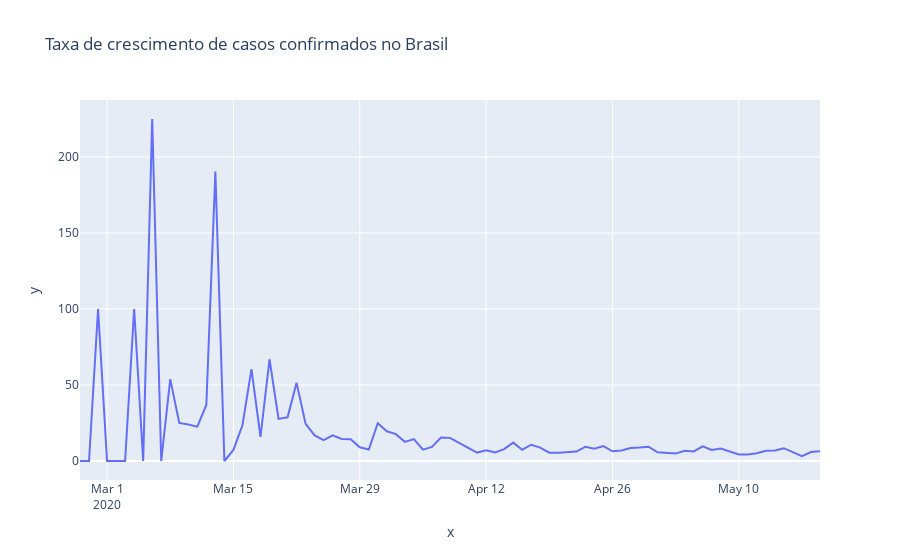

Notebook source saved alongside this figure:
### Code cell
first_day = brazil.observationdate.loc[brazil.confirmed > 0].min()

px.line(x=pd.date_range(first_day, brazil.observationdate.max())[1:],
        y=daily_rate, title='Taxa de crescimento de casos confirmados no Brasil')
